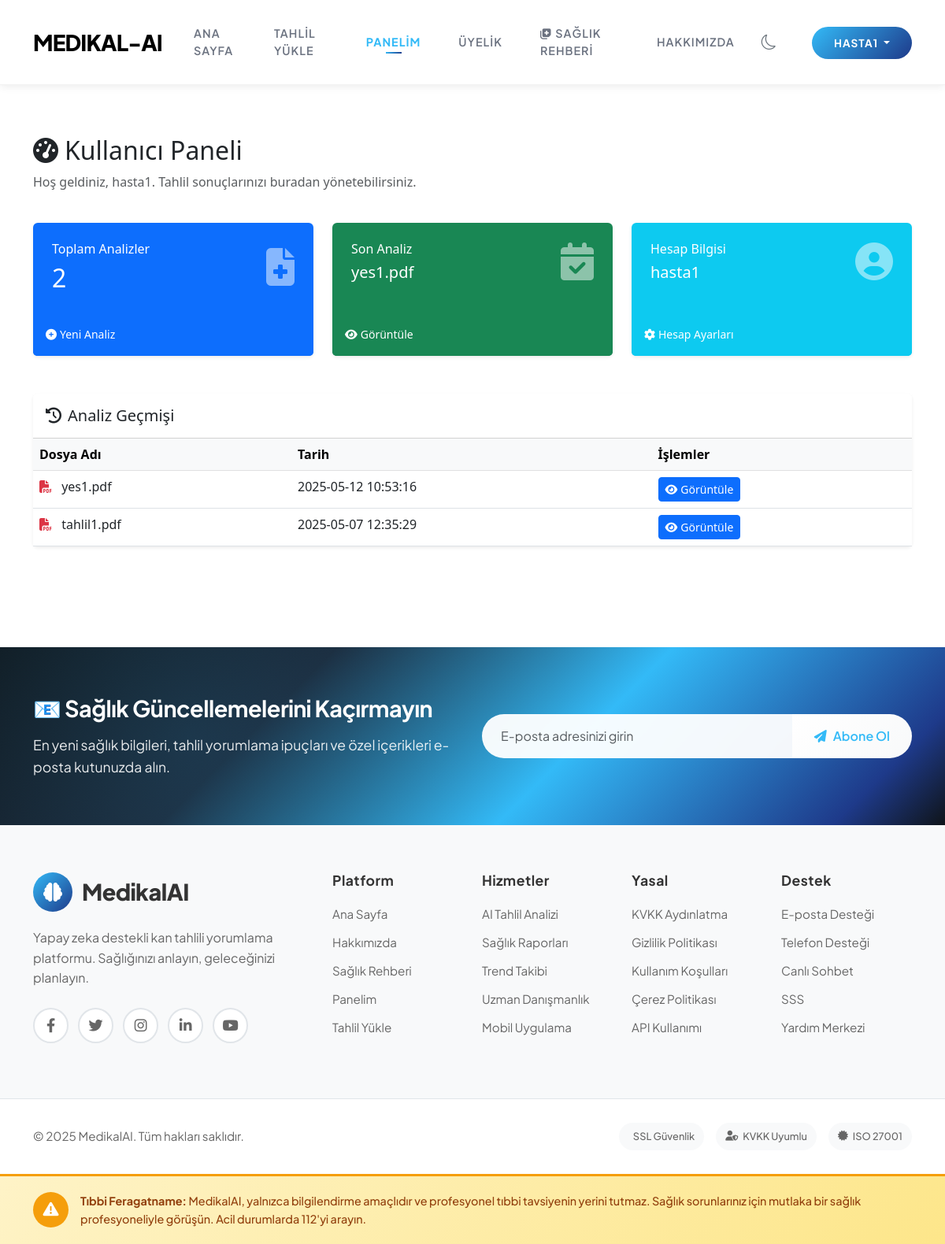
The app's page /dashboard (signed in) with its own data.
### tables this page shows
CREATE TABLE analyses (
        id INTEGER PRIMARY KEY AUTOINCREMENT,
        user_id INTEGER,
        file_name TEXT,
        analysis_text TEXT,
        analysis_result TEXT,
        created_at TIMESTAMP DEFAULT CURRENT_TIMESTAMP, analysis_json TEXT, analysis_type TEXT DEFAULT 'kan',
        FOREIGN KEY (user_id) REFERENCES users (id)
    );

### app.py (the view)
@app.route('/dashboard')
def dashboard():
    if 'user_id' not in session:
        flash('Bu sayfayı görüntülemek için giriş yapmalısınız!', 'warning')
        return redirect(url_for('login'))
    conn = sqlite3.connect(DB_PATH)
    conn.row_factory = sqlite3.Row
    c = conn.cursor()
    c.execute("SELECT * FROM analyses WHERE user_id = ? ORDER BY created_at DESC", (session['user_id'],))
    analyses = c.fetchall()
    conn.close()
    return render_template('dashboard.html', analyses=analyses)

### templates/dashboard.html (shortened to what this page needs)
{% extends "layout.html" %}
{% block content %}
<div class="container py-5">
    <div class="row mb-4">
        <div class="col-md-12">
            <h2><i class="fas fa-tachometer-alt me-2"></i>Kullanıcı Paneli</h2>
            <p class="text-muted">Hoş geldiniz, {{ session.username }}. Tahlil sonuçlarınızı buradan yönetebilirsiniz.</p>
        </div>
    </div>
    <div class="row g-4 mb-5">
        <div class="col-md-4">
            <div class="card border-0 bg-primary text-white shadow-sm h-100">
                <div class="card-body p-4">
                    <div class="d-flex justify-content-between align-items-center">
                        <div>
                            <h6 class="mb-0">Toplam Analizler</h6>
                            <h2 class="mt-2 mb-0">{{ analyses|length }}</h2>
                        </div>
                        <i class="fas fa-file-medical fa-3x opacity-50"></i>
                    </div>
                </div>
                <div class="card-footer bg-primary border-0 py-3">
                    <a href="{{ url_for('analyze') }}" class="text-white text-decoration-none small">
                        <i class="fas fa-plus-circle me-1"></i>Yeni Analiz
                    </a>
                </div>
            </div>
        </div>
        <div class="col-md-4">
            <div class="card border-0 bg-success text-white shadow-sm h-100">
                <div class="card-body p-4">
                    <div class="d-flex justify-content-between align-items-center">
                        <div>
                            <h6 class="mb-0">Son Analiz</h6>
                            <h5 class="mt-2 mb-0">
                                {% if analyses %}
                                    {% set latest = analyses[0] %}
                                    {{ latest.file_name }}
                                {% else %}
                                    -
                                {% endif %}
                            </h5>
                        </div>
                        <i class="fas fa-calendar-check fa-3x opacity-50"></i>
                    </div>
                </div>
                <div class="card-footer bg-success border-0 py-3">
                    {% if analyses %}
                        <a href="{{ url_for('analysis_result', analysis_id=analyses[0].id) }}" class="text-white text-decoration-none small">
                            <i class="fas fa-eye me-1"></i>Görüntüle
                        </a>
                    {% else %}
                        <span class="text-white-50 small">Henüz bir analiz bulunmuyor</span>
                    {% endif %}
                </div>
            </div>
        </div>
        <div class="col-md-4">
            <div class="card border-0 bg-info text-white shadow-sm h-100">
                <div class="card-body p-4">
                    <div class="d-flex justify-content-between align-items-center">
                        <div>
                            <h6 class="mb-0">Hesap Bilgisi</h6>
                            <h5 class="mt-2 mb-0">{{ session.username }}</h5>
                        </div>
                        <i class="fas fa-user-circle fa-3x opacity-50"></i>
                    </div>
                </div>
                <div class="card-footer bg-info border-0 py-3">
                    <a href="#" class="text-white text-decoration-none small">
                        <i class="fas fa-cog me-1"></i>Hesap Ayarları
                    </a>
                </div>
            </div>
        </div>
    </div>
    <div class="card border-0 shadow-sm">
        <div class="card-header bg-white py-3">
            <h5 class="mb-0"><i class="fas fa-history me-2"></i>Analiz Geçmişi</h5>
        </div>
        <div class="card-body p-0">
            {% if analyses %}
            <div class="table-responsive">
                <table class="table table-hover mb-0">
                    <thead class="table-light">
                        <tr>
                            <th>Dosya Adı</th>
                            <th>Tarih</th>
                            <th>İşlemler</th>
                        </tr>
                    </thead>
                    <tbody>
                        {% for analysis in analyses %}
                        <tr>
                            <td>
                                <i class="fas fa-file-pdf text-danger me-2"></i>
                                {{ analysis.file_name }}
                            </td>
                            <td>{{ analysis.created_at }}</td>
                            <td>
                                <a href="{{ url_for('analysis_result', analysis_id=analysis.id) }}" class="btn btn-sm btn-primary">
                                    <i class="fas fa-eye me-1"></i>Görüntüle
                                </a>
                            </td>
                        </tr>
                        {% endfor %}
                    </tbody>
                </table>
            </div>
            {% endif %}
        </div>
    </div>
</div>
{% endblock %}

### templates/layout.html (style rules this page uses)
body { min-height: 100vh; display: flex; flex-direction: column; transition: background-color 0.3s ease, color 0.3s ease; }
@media (min-width: 992px) { .container { max-width: 1140px; } }

### records on screen
analyses: file_name "yes1.pdf", created_at "2025-05-12 10:53:16"
analyses: file_name "tahlil1.pdf", created_at "2025-05-07 12:35:29"

### other values on screen
{{ session.username }} "HASTA1"
{{ session.username }} "hasta1"
{{ analyses|length }} "2"
